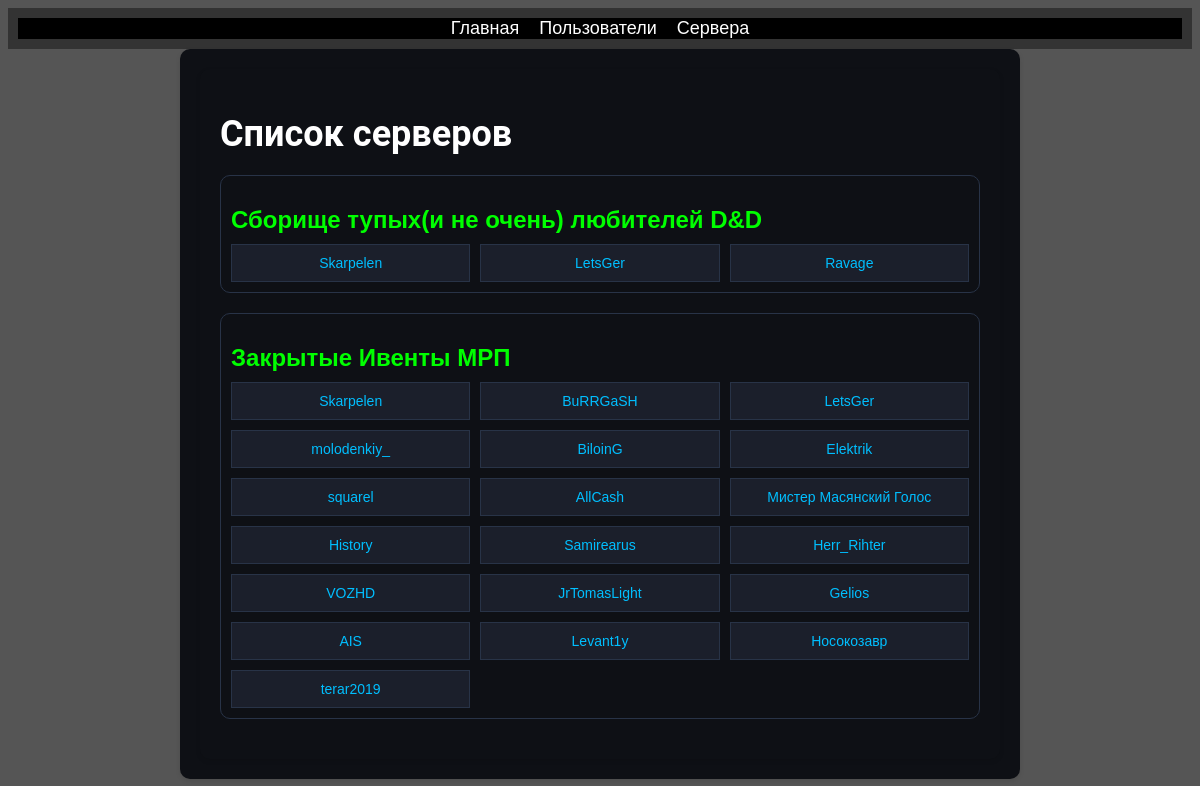
The app's page /guilds/, older data.
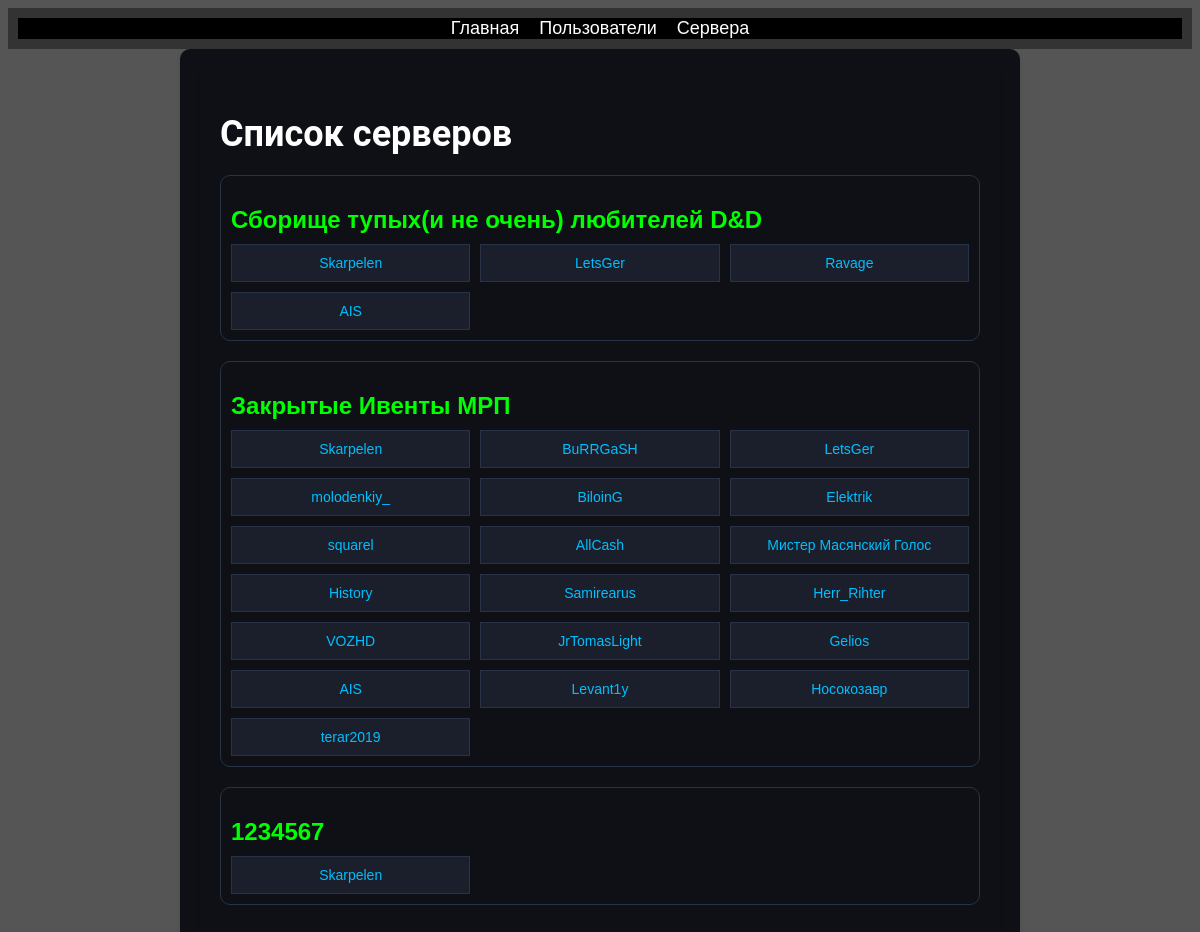
The same page, newer data.
### discordbotdb/models.py (models this page shows, shortened)
class Guild(models.Model):
    guild_id = models.AutoField(primary_key=True)
    server_id = models.BigIntegerField()
    server_name = models.TextField()
    prefix = models.TextField(default='+')

class User(models.Model):
    id = models.AutoField(primary_key=True)
    name = models.TextField()
    user_discord_id = models.BigIntegerField()
    guild = models.ForeignKey(Guild, on_delete=models.CASCADE)

### discordbotdb/views.py (the view)
# urls.py: path('guilds/', GuildsListView.as_view(), name='guilds'),
class GuildsListView(ListView):
    model = Guild
    template_name = 'discordbotdb/guilds_list.html'
    def get_context_data(self, **kwargs):
        context = super().get_context_data(**kwargs)
        context['title'] = 'Список серверов'
        return context

### discordbotdb/templates/discordbotdb/guilds_list.html
{% extends 'discordbotdb/base.html' %}
{% block content %}
  <div class="server">
    <div class="server-container">
      <h1>Список серверов</h1>
      {% for guild in object_list %}
        <div class="server">
          <h2>{{ guild.server_name }}</h2>
          <div class="user-list">
            {% for user in guild.user_set.all %}
              <div class="user">
                <a class="user-link" href="{% url 'status' user.id %}">{{ user.name }}</a>
              </div>
            {% empty %}
              <div class="user">Пользователи не найдены.</div>
            {% endfor %}
          </div>
        </div>
      {% empty %}
        <p>Сервера не найдены.</p>
      {% endfor %}
    </div>
  </div>
{% endblock %}

Row changes from the older to the newer data that the page shows:
added User: name "AIS", shown under Guild "Сборище тупых(и не очень) любителей D&D"
added Guild: server_name "1234567"
added User: name "Skarpelen", shown under "1234567"
